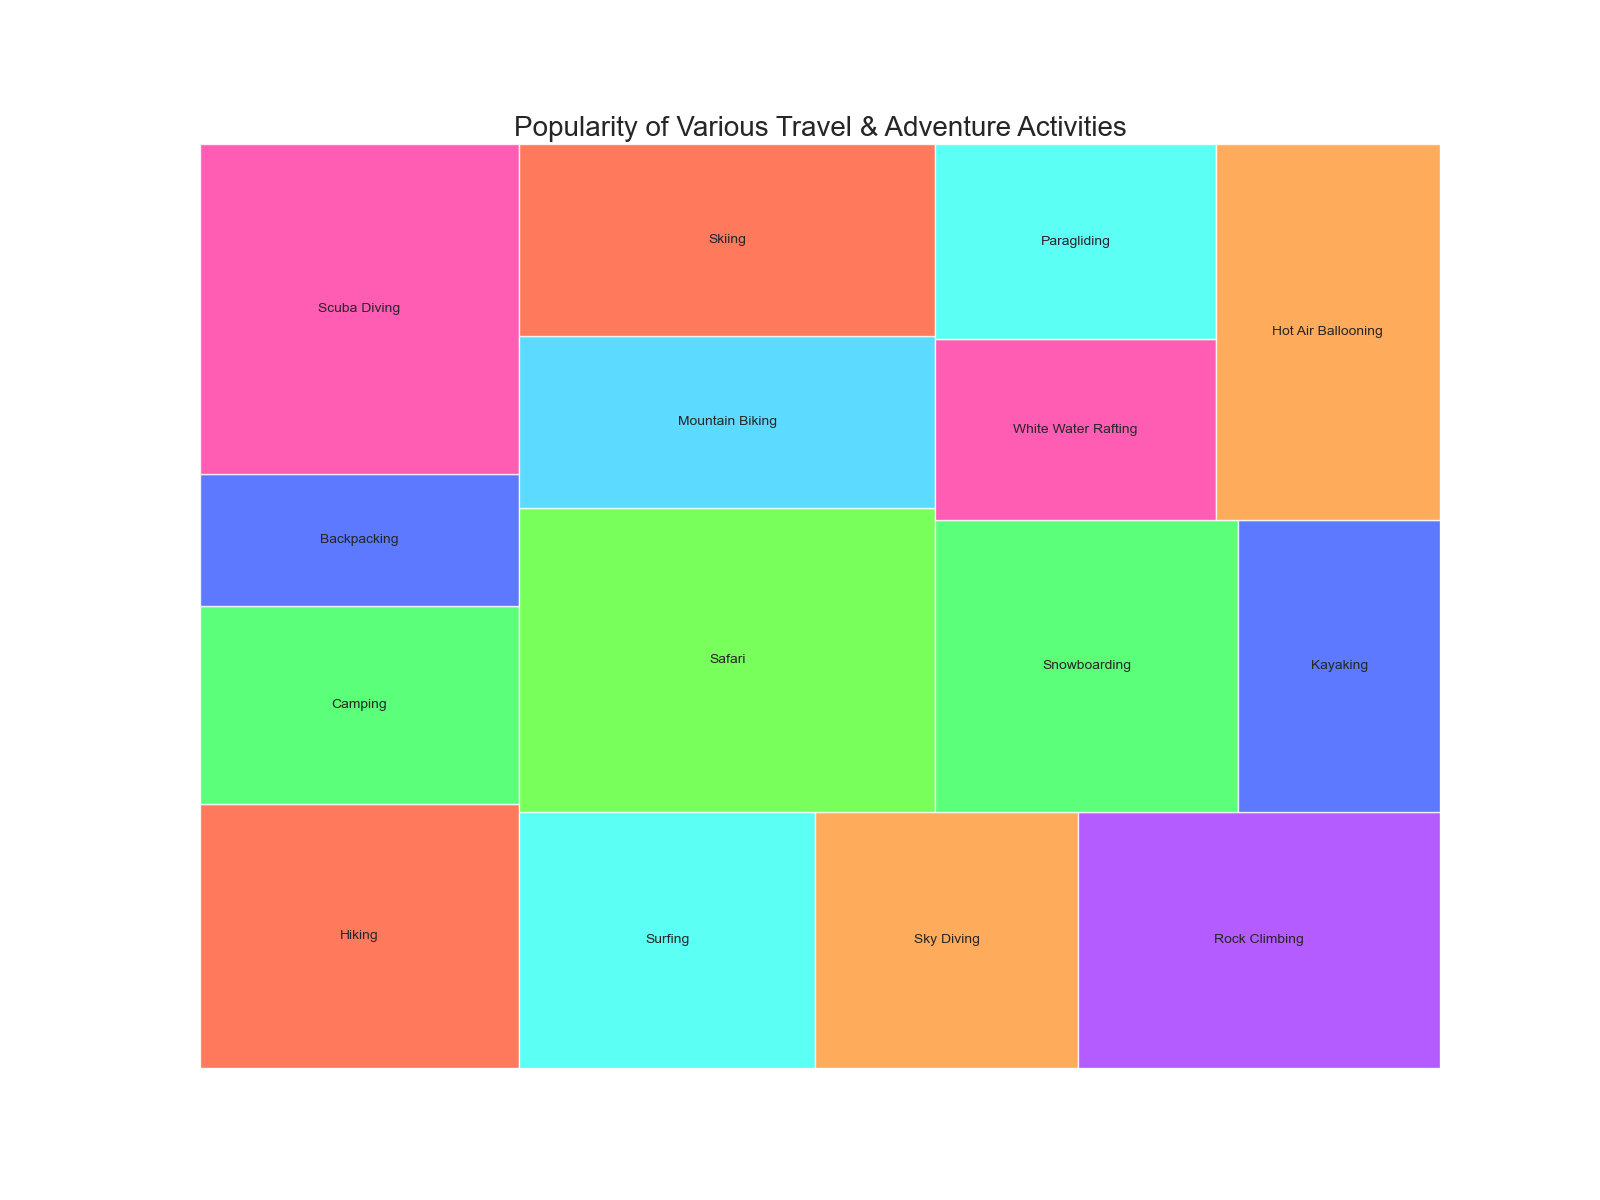

The script that drew this image:

import matplotlib.pyplot as plt
import pandas as pd
import squarify

data = {
    "Category": ["Travel & Adventure", "Travel & Adventure", "Travel & Adventure",
                 "Travel & Adventure", "Travel & Adventure", "Travel & Adventure",
                 "Travel & Adventure", "Travel & Adventure", "Travel & Adventure",
                 "Travel & Adventure", "Travel & Adventure", "Travel & Adventure",
                 "Travel & Adventure", "Travel & Adventure", "Travel & Adventure"],
    "Subcategory": ["Hiking", "Camping", "Backpacking",
                    "Scuba Diving", "Surfing", "Sky Diving",
                    "Rock Climbing", "Safari", "Mountain Biking",
                    "Skiing", "Snowboarding", "Kayaking",
                    "White Water Rafting", "Paragliding", "Hot Air Ballooning"],
    "Value": [200000, 150000, 100000, 
              250000, 180000, 160000, 
              220000, 300000, 170000, 
              190000, 210000, 140000, 
              120000, 130000, 200000]
}

df = pd.DataFrame(data)

# Create a color palette, mapped to Category
colors = ['#FF5733', '#33FF57', '#3357FF', '#FF33A1', '#33FFF0', 
          '#FF9633', '#A133FF', '#57FF33', '#33D1FF', '#FF5733', 
          '#33FF57', '#3357FF', '#FF33A1', '#33FFF0', '#FF9633']

# Create the figure
fig, ax = plt.subplots(1, figsize=(16, 12))

# Create the treemap
squarify.plot(sizes=df['Value'], label=df['Subcategory'], color=colors, alpha=0.8, text_kwargs={'fontsize':10})

plt.title('Popularity of Various Travel & Adventure Activities', fontsize=20)
plt.axis('off')
plt.show()
